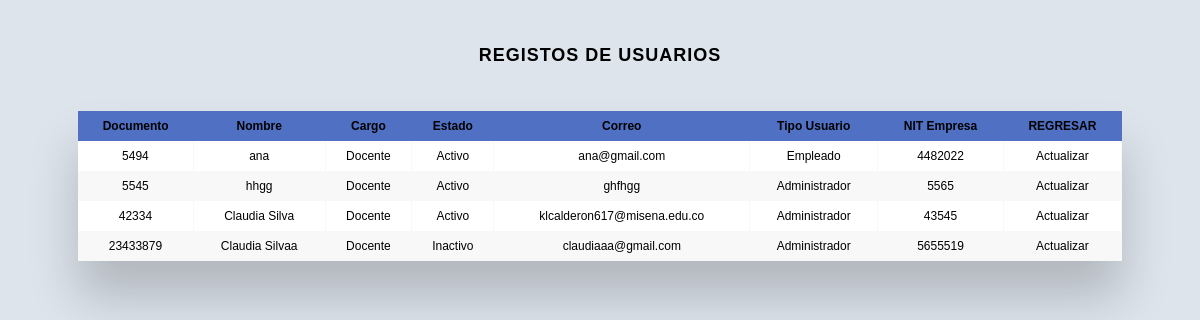
The app's page /admin/tabla_usuarios.php (signed in) with its own data.
### tables this page shows
CREATE TABLE `usuario` (
  `id_usuario` int(10) NOT NULL,
  `nombre` varchar(250) DEFAULT NULL,
  `id_tipo_cargo` int(10) NOT NULL,
  `id_estado` int(10) NOT NULL,
  `correo` varchar(100) DEFAULT NULL,
  `id_tipo_usuario` int(10) NOT NULL,
  `contrasena` varchar(500) DEFAULT NULL,
  `nit_empresa` int(10) NOT NULL
);

CREATE TABLE `tipo_cargo` (
  `id_tipo_cargo` int(10) NOT NULL,
  `cargo` varchar(30) DEFAULT NULL,
  `salario_base` decimal(10,0) DEFAULT NULL,
  `id_arl` int(10) NOT NULL
);

CREATE TABLE `estado` (
  `id_estado` int(10) NOT NULL,
  `estado` varchar(30) DEFAULT NULL
);

CREATE TABLE `tipos_usuarios` (
  `id_tipo_usuario` int(10) NOT NULL,
  `tipo_usuario` varchar(50) DEFAULT NULL
);

### admin/tabla_usuarios.php (the view, shortened to what this page needs)
<?php
$db = new Database();
$con = $db->conectar();
?>
<!DOCTYPE html>
<html lang="en">
<head>
    <link rel="stylesheet" href="css/tablas.css">
</head>
<body>
    <h2>Registos de Usuarios</h2>
    <div class="table-wrapper">
        <table class="fl-table">
            <thead>
                <tr>
                    <th>Documento</th>
                    <th>Nombre </th>
                    <th>Cargo</th>
                    <th>Estado</th>
                    <th>Correo</th>
                    <th>Tipo Usuario</th>
                    <th>NIT Empresa</th>
                    <th>
                    <a href="admin.php">REGRESAR</a>
                </th>
                </tr>
            </thead>
            <tbody>
                <?php
                $query = $con->prepare("SELECT usuario.id_usuario,usuario.nombre,tipo_cargo.cargo,estado.estado,usuario.correo,tipos_usuarios.tipo_usuario,
                usuario.nit_empresa FROM usuario JOIN tipo_cargo ON usuario.id_tipo_cargo = tipo_cargo.id_tipo_cargo JOIN estado ON usuario.id_estado = estado.id_estado
                JOIN tipos_usuarios ON usuario.id_tipo_usuario = tipos_usuarios.id_tipo_usuario ");
                $query->execute();
                $resultados = $query->fetchAll(PDO::FETCH_ASSOC);
                foreach ($resultados as $fila) {
                    echo "<tr>";
                    echo "<td>{$fila['id_usuario']}</td>";
                    echo "<td>{$fila['nombre']}</td>";
                    echo "<td>{$fila['cargo']}</td>";
                    echo "<td>{$fila['estado']}</td>";
                    echo "<td>{$fila['correo']}</td>";
                    echo "<td>{$fila['tipo_usuario']}</td>";
                    echo "<td>{$fila['nit_empresa']}</td>";
                    echo "<td><a href='update_usuario.php?id={$fila['id_usuario']}' class='btn' onclick=\"window.open('update_usuario.php?id={$fila['id_usuario']}','','width=500,height=500,toolbar=NO'); return false;\">Actualizar</a></td>";
                    echo "</tr>";
                }
                ?>
            </tbody>
        </table>
    </div>
</body>
</html>

### admin/css/tablas.css (style rules this page uses)
* { box-sizing: border-box; -webkit-box-sizing: border-box; -moz-box-sizing: border-box; }
body { font-family: Helvetica; -webkit-font-smoothing: antialiased; background: rgb(221, 228, 236); }
h2 { text-align: center; font-size: 18px; text-transform: uppercase; letter-spacing: 1px; color: rgb(0, 0, 0); padding: 30px 0; }
.table-wrapper { margin: 10px 70px 70px; box-shadow: 0px 35px 50px rgba( 0, 0, 0, 0.2 ); }
.fl-table { border-radius: 5px; font-size: 12px; font-weight: normal; border: none; border-collapse: collapse; width: 100%; max-width: 100%; white-space: nowrap; background-color: white; }
.fl-table td, .fl-table th { text-align: center; padding: 8px; }
.fl-table td { border-right: 1px solid #f8f8f8; font-size: 12px; }
.fl-table thead th { color: #000000; background: #4f70c3; }
.fl-table thead th:nth-child(odd) { color: #000000; background: #4f70c3; }
.fl-table tr:nth-child(even) { background: #F8F8F8; }
a { text-decoration: none; color: #000000; }

### records on screen
usuario: id_usuario "5494", nombre "ana", id_tipo_cargo.cargo "Docente", id_estado.estado "Activo", correo "ana@gmail.com", id_tipo_usuario.tipo_usuario "Empleado", nit_empresa "4482022"
usuario: id_usuario "5545", nombre "hhgg", id_tipo_cargo.cargo "Docente", id_estado.estado "Activo", correo "ghfhgg", id_tipo_usuario.tipo_usuario "Administrador", nit_empresa "5565"
usuario: id_usuario "42334", nombre "Claudia Silva", id_tipo_cargo.cargo "Docente", id_estado.estado "Activo", correo "klcalderon617@misena.edu.co", id_tipo_usuario.tipo_usuario "Administrador", nit_empresa "43545"
usuario: id_usuario "23433879", nombre "Claudia Silvaa", id_tipo_cargo.cargo "Docente", id_estado.estado "Inactivo", correo "claudiaaa@gmail.com", id_tipo_usuario.tipo_usuario "Administrador", nit_empresa "5655519"
